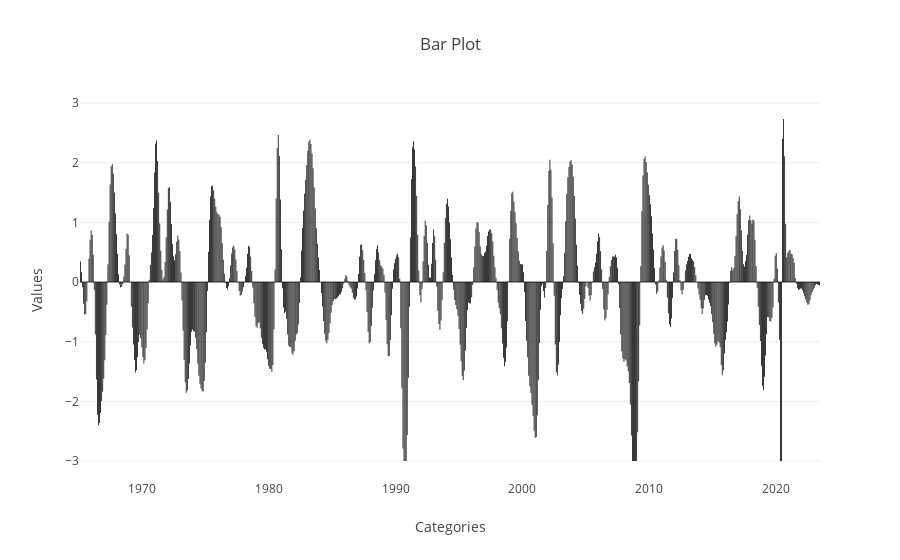

Write notebook code for a chart like this one.
### Code cell
from pkg.src.core import signals, data
import pandas as pd

df = data.get_oecd_us_leading_indicator()
df.index = df.index + pd.DateOffset(months=1)
df = df.resample("M").last().dropna()

df = df.diff()
mean = df.rolling(12 * 5).mean()
std = df.rolling(12 * 5).std()
normalized = (df - mean) / std

normalized = normalized.clip(-3, 3).dropna()

import plotly.graph_objects as go


# Create the bar plot
fig = go.Figure(data=go.Bar(x=normalized.index, y=normalized["USALOLITONOSTSAM"]))

# Customize the plot layout
fig.update_layout(
    title='Bar Plot',
    xaxis_title='Categories',
    yaxis_title='Values'
)

# Display the plot
fig.show()

### Figure 1 — Plotly figure (JSON) as saved in the notebook; plotly's stock layout.template omitted (floating-point values rounded to 4 significant figures; data arrays with more than 128 entries replaced by an {"elided": "..."} marker saying what was removed)
{"data": [{"type": "bar", "x": {"elided": "700 str values"}, "y": {"elided": "700 float values"}}], "layout": {"title": {"text": "Bar Plot"}, "xaxis": {"title": {"text": "Categories"}}, "yaxis": {"title": {"text": "Values"}}}}
